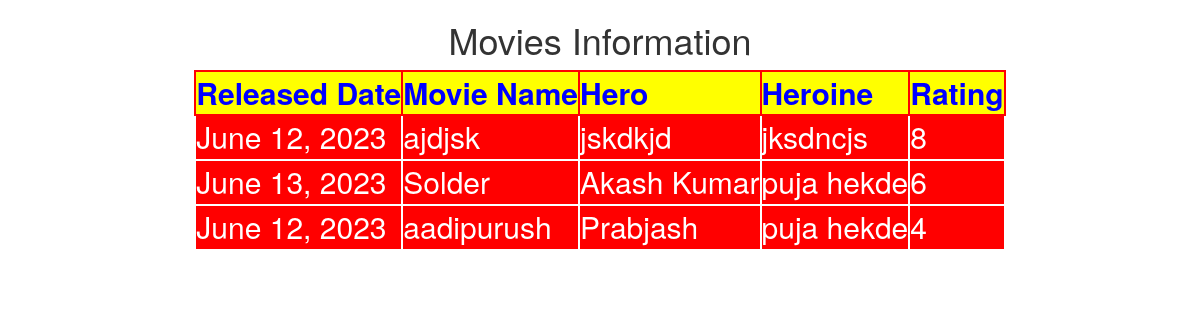
/listmovies/, run on the app's committed database.
### Movie/models.py (models this page shows, shortened)
class Movie(models.Model):
    rdate = models.DateField()
    movieName = models.CharField(max_length=50)
    hero = models.CharField(max_length=20)
    heroine = models.CharField(max_length=20)
    rating = models.IntegerField()

### Movie/views.py (the view)
# urls.py: path('listmovies/',views.listmoves)
def listmoves(request):
    movie_list=Movie.objects.all().order_by('-rating')
    return render(request,'movie/listmovie.html',{'movie_list':movie_list})

### templates/movie/listmovie.html (shortened to what this page needs)
{% load static %}
<!DOCTYPE html>
<html lang="en">
<head>
    <link rel="stylesheet" href="https://maxcdn.bootstrapcdn.com/bootstrap/3.3.7
    /css/bootstrap.min.css" integrity="sha384-
    BVYiiSIFeK1dGmJRAkycuHAHRg32OmUcww7on3RYdg4Va+PmSTsz/K68vbdEjh4u" c
    rossorigin="anonymous">
    <link rel="stylesheet" href="{% static 'css/movie.css'%}">
</head>
<body>
    <h1>Movies Information</h1>
    {% if movie_list %}
    <table>
        <thead>
            <th>Released Date</th>
            <th>Movie Name</th>
            <th>Hero</th>
            <th>Heroine</th>
            <th>Rating</th>
        </thead>
        {% for movie in movie_list%}
        <tr>
            <td>{{movie.rdate}}</td>
            <td>{{movie.movieName}}</td>
            <td>{{movie.hero}}</td>
            <td>{{movie.heroine}}</td>
            <td>{{movie.rating}}</td>
        </tr>
        {% endfor %}
    </table>
    {% else %}
    <p>No Movies Found</p>
    {%endif%}
</body>
</html>

### static/css/movie.css (style rules this page uses)
table,tr,td,thead,th { border:2px solid white; font-size: 30px; color:white; background:red; margin:auto; }
thead,th { border:2px solid red; font-size: 30px; color:blue; margin:auto; background:yellow; }
h1 { text-align: center; }

### data on the page
Movie: rdate "June 12, 2023", movieName "ajdjsk", hero "jskdkjd", heroine "jksdncjs", rating "8"
Movie: rdate "June 13, 2023", movieName "Solder", hero "Akash Kumar", heroine "puja hekde", rating "6"
Movie: rdate "June 12, 2023", movieName "aadipurush", hero "Prabjash", heroine "puja hekde", rating "4"
